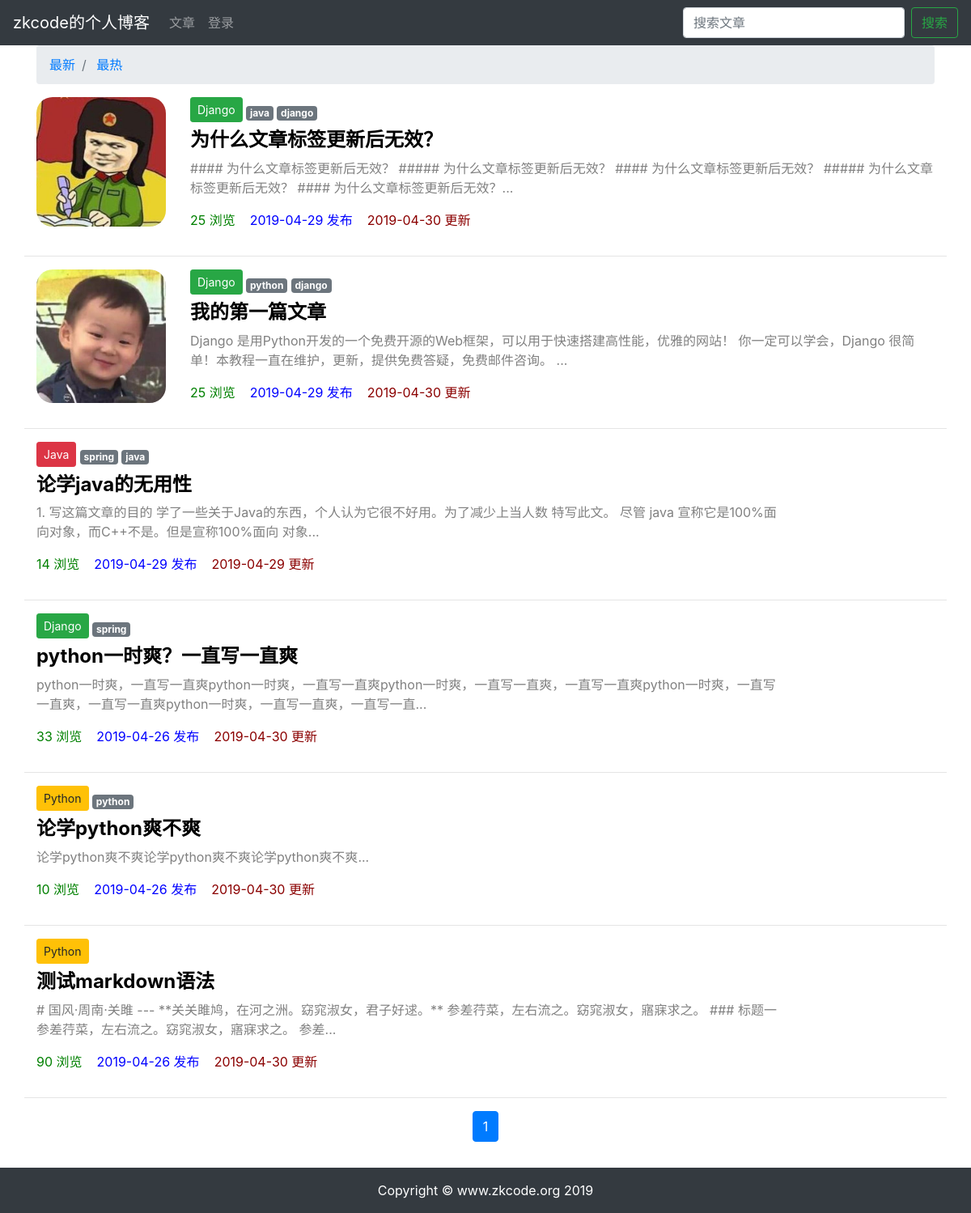
Page /article/article-list/ on the earlier database version.
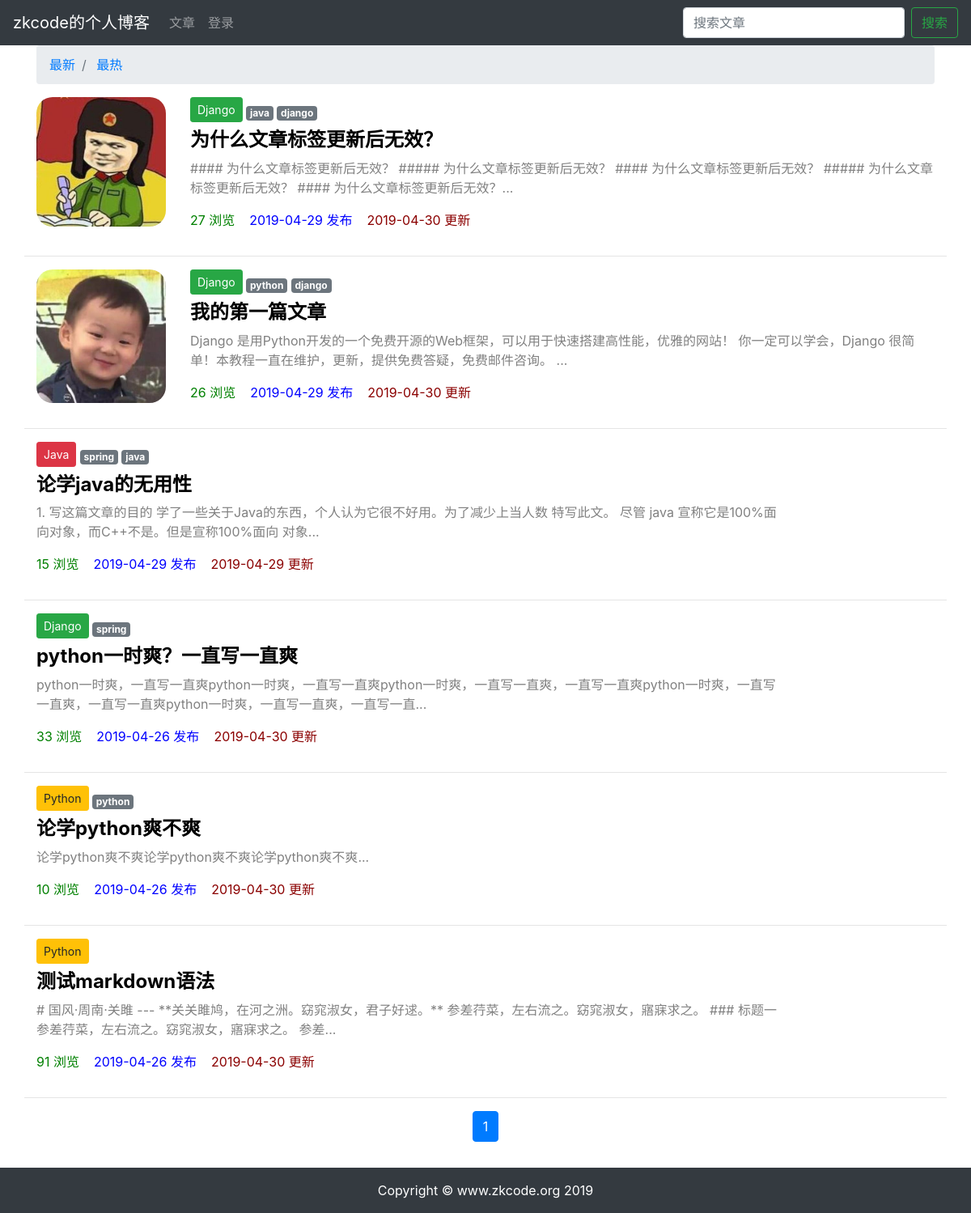
Same page on the later database version.
### article/models.py (models this page shows, shortened)
class ArticlePost(models.Model):
    author = models.ForeignKey(User, on_delete=models.CASCADE)
    title = models.CharField(max_length=100)
    body = MDTextField()
    created = models.DateTimeField(default=timezone.now)
    updated = models.DateTimeField(auto_now=True)
    total_views = models.PositiveIntegerField(default=0)
    column = models.ForeignKey(ArticleColumn, null=True, blank=True, on_delete=models.CASCADE, related_name='article')
    tags = TaggableManager(blank=True)
    avatar = models.ImageField(upload_to='article/%Y%m%d', blank=True)
    class Meta:
        ordering = ('-created',)

class ArticleColumn(models.Model):
    title = models.CharField(max_length=30, blank=True)
    created = models.DateTimeField(default=timezone.now)
    def __str__(self):
        return self.title

### article/views.py (the view)
# urls.py: path('article-list/', views.article_list, name='article-list'),
def article_list(request):
    search = request.GET.get('search')
    order = request.GET.get('order')
    if search:
        if order == 'total_views':
            article_list = ArticlePost.objects.filter(
                Q(title__icontains=search) | Q(body__icontains=search)).order_by('-total_views')
        else:
            article_list = ArticlePost.objects.filter(
                Q(title__icontains=search) | Q(body__icontains=search))
    else:
        search = ''
        if order == 'total_views':
            article_list = ArticlePost.objects.all().order_by('-total_views')
        else:
            article_list = ArticlePost.objects.all()
    paginator = Paginator(article_list, 10)
    page = request.GET.get('page')
    articles = paginator.get_page(page)
    context = {'articles': articles, 'order': order, 'search': search}
    return render(request, 'article/list.html', context)

### templates/article/list.html (shortened to what this page needs)
{% extends "base.html" %}
{% load staticfiles %}
{% block content %}
<div class="container">
    <nav aria-label="breadcrumb">
        <ol class="breadcrumb">
            <li class="breadcrumb-item">
                <a href="{% url 'article:article-list' %}?search={{ search }}">
                    最新
                </a>
            </li>
            <li class="breadcrumb-item">
                <a href="{% url 'article:article-list' %}?order=total_views&search={{ search }}">
                    最热
                </a>
            </li>
        </ol>
    </nav>
    <div class="row mt-2">
        {% for article in articles %}
        {% if article.avatar %}
        <div class="col-2">
            <img src="{{ article.avatar.url }}" alt="avatar" style="max-width:100%; border-radius: 20px">
        </div>
        {% endif %}
        <div class="col-10">
            {% if article.column %}
            <button type="button"
                    class="btn btn-sm mb-2
                        {% if article.column.title == 'Django' %}
                            btn-success
                        {% elif article.column.title == 'Java' %}
                            btn-danger
                        {% elif article.column.title == 'Python' %}
                            btn-warning
                        {% endif %}">
                {{ article.column }}
            </button>
            {% endif %}
            <span>
                {% for tag in article.tags.all %}
                    <a href="#" class="badge badge-secondary">
                        {{ tag }}
                    </a>
                {% endfor %}
            </span>
            <h4>
                <b>
                    <a href="{% url 'article:article-detail' article.id %}" style="color: black;">
                        {{ article.title }}
                    </a>
                </b>
            </h4>
            <div>
                <p style="color: gray;">
                    {{ article.body|slice:'100' }}...
                </p>
            </div>
            <p>
                <span style="color: green;">
                    {{ article.total_views }} 浏览&nbsp;&nbsp;&nbsp;
                </span>
                <span style="color: blue;">
                    {{ article.created|date:'Y-m-d' }} 发布&nbsp;&nbsp;&nbsp;
                </span>
                <span style="color: darkred;">
                    {{ article.updated|date:'Y-m-d' }} 更新
                </span>
            </p>
        </div>
        <hr style="width: 100%;"/>
        {% endfor %}
    </div>
    <div class="pagination row">
        <div class="m-auto">
            <nav aria-label="...">
                <ul class="pagination">
                    <li class="page-item active" aria-current="page">
                        <a class="page-link" href="#">{{ articles.number }}</a>
                    </li>
                </ul>
            </nav>
        </div>
    </div>
</div>
{% endblock content %}

Differences in the rows shown:
changed ArticlePost "为什么文章标签更新后无效？": total_views "25" → "27"
changed ArticlePost "我的第一篇文章": total_views "25" → "26"
changed ArticlePost "论学java的无用性": total_views "14" → "15"
changed ArticlePost "测试markdown语法": total_views "90" → "91"
